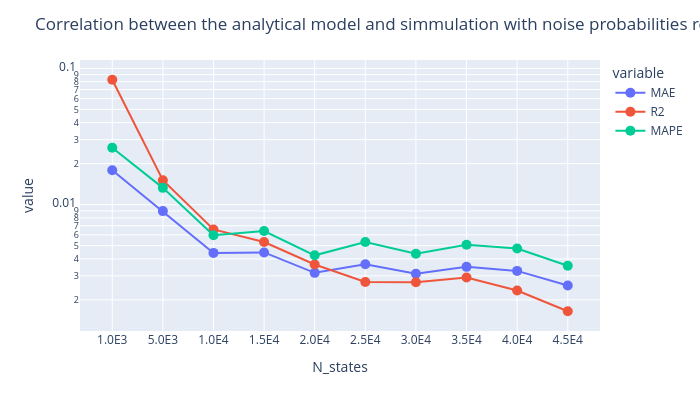

The notebook cell saved with this chart:
### Code cell
# Configuración del subplot
fig = px.line(df_reviewed,
                 y = ['MAE','R2','MAPE'],
                 x = 'N_states',
                 log_y=True,markers=True)
fig.update_traces(marker_size=10)
#fig.update_yaxes(range=[0.9,1])
#fig.update_yaxes(range=[0.9,1])
fig.update_layout(
    title = 'Correlation between the analytical model and simmulation with noise probabilities reviewed by literature',
    height = 411,
    width = 700
)

### Figure 1 — Plotly figure (JSON) as saved in the notebook; plotly's stock layout.template omitted (floating-point values rounded to 4 significant figures)
{"data": [{"hovertemplate": "variable=MAE<br>N_states=%{x}<br>value=%{y}<extra></extra>", "legendgroup": "MAE", "line": {"color": "#636efa", "dash": "solid"}, "marker": {"size": 10, "symbol": "circle"}, "mode": "lines+markers", "name": "MAE", "orientation": "v", "showlegend": true, "type": "scatter", "x": ["1.0E3", "5.0E3", "1.0E4", "1.5E4", "2.0E4", "2.5E4", "3.0E4", "3.5E4", "4.0E4", "4.5E4"], "xaxis": "x", "y": [0.01788, 0.008965, 0.004425, 0.00446, 0.00316, 0.003649, 0.003107, 0.003495, 0.003265, 0.002548], "yaxis": "y"}, {"hovertemplate": "variable=R2<br>N_states=%{x}<br>value=%{y}<extra></extra>", "legendgroup": "R2", "line": {"color": "#EF553B", "dash": "solid"}, "marker": {"size": 10, "symbol": "circle"}, "mode": "lines+markers", "name": "R2", "orientation": "v", "showlegend": true, "type": "scatter", "x": ["1.0E3", "5.0E3", "1.0E4", "1.5E4", "2.0E4", "2.5E4", "3.0E4", "3.5E4", "4.0E4", "4.5E4"], "xaxis": "x", "y": [0.08247, 0.01512, 0.006576, 0.005322, 0.003639, 0.002705, 0.002699, 0.002918, 0.002343, 0.001652], "yaxis": "y"}, {"hovertemplate": "variable=MAPE<br>N_states=%{x}<br>value=%{y}<extra></extra>", "legendgroup": "MAPE", "line": {"color": "#00cc96", "dash": "solid"}, "marker": {"size": 10, "symbol": "circle"}, "mode": "lines+markers", "name": "MAPE", "orientation": "v", "showlegend": true, "type": "scatter", "x": ["1.0E3", "5.0E3", "1.0E4", "1.5E4", "2.0E4", "2.5E4", "3.0E4", "3.5E4", "4.0E4", "4.5E4"], "xaxis": "x", "y": [0.02615, 0.01328, 0.005956, 0.00641, 0.004248, 0.005324, 0.004367, 0.005083, 0.00477, 0.003565], "yaxis": "y"}], "layout": {"height": 411, "legend": {"title": {"text": "variable"}, "tracegroupgap": 0}, "margin": {"t": 60}, "title": {"text": "Correlation between the analytical model and simmulation with noise probabilities reviewed by literature"}, "width": 700, "xaxis": {"anchor": "y", "domain": [0, 1], "title": {"text": "N_states"}}, "yaxis": {"anchor": "x", "domain": [0, 1], "title": {"text": "value"}, "type": "log"}}}
